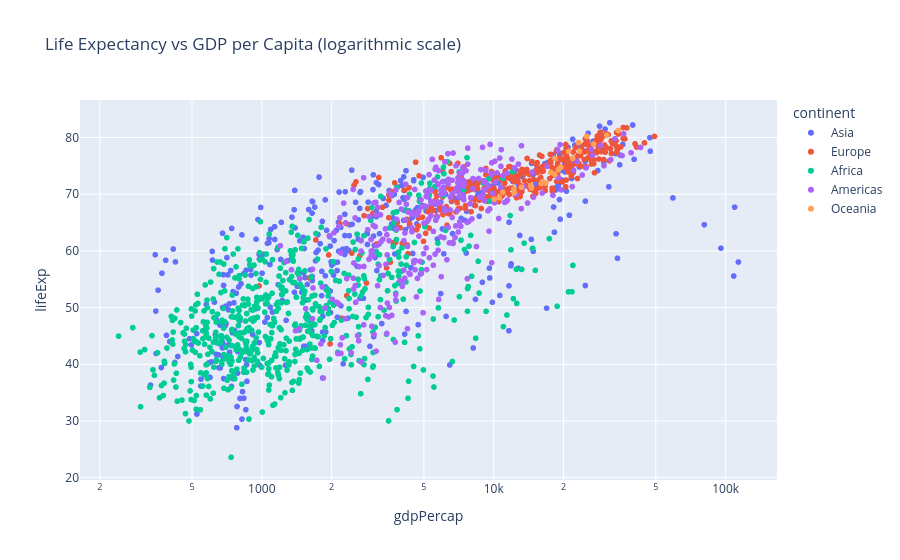

Notebook source saved alongside this figure:
### Code cell
fig = px.scatter(gapminder_df, x='gdpPercap', y='lifeExp', title='Life Expectancy vs GDP per Capita (logarithmic scale)', 
                 color='continent', log_x=True)
fig.show()

### Figure 1 — Plotly figure (JSON) as saved in the notebook; plotly's stock layout.template omitted (floating-point values rounded to 4 significant figures; data arrays with more than 128 entries replaced by an {"elided": "..."} marker saying what was removed)
{"data": [{"hovertemplate": "continent=Asia<br>gdpPercap=%{x}<br>lifeExp=%{y}<extra></extra>", "legendgroup": "Asia", "marker": {"color": "#636efa", "symbol": "circle"}, "mode": "markers", "name": "Asia", "showlegend": true, "type": "scattergl", "x": {"elided": "396 float values"}, "xaxis": "x", "y": {"elided": "396 float values"}, "yaxis": "y"}, {"hovertemplate": "continent=Europe<br>gdpPercap=%{x}<br>lifeExp=%{y}<extra></extra>", "legendgroup": "Europe", "marker": {"color": "#EF553B", "symbol": "circle"}, "mode": "markers", "name": "Europe", "showlegend": true, "type": "scattergl", "x": {"elided": "360 float values"}, "xaxis": "x", "y": {"elided": "360 float values"}, "yaxis": "y"}, {"hovertemplate": "continent=Africa<br>gdpPercap=%{x}<br>lifeExp=%{y}<extra></extra>", "legendgroup": "Africa", "marker": {"color": "#00cc96", "symbol": "circle"}, "mode": "markers", "name": "Africa", "showlegend": true, "type": "scattergl", "x": {"elided": "624 float values"}, "xaxis": "x", "y": {"elided": "624 float values"}, "yaxis": "y"}, {"hovertemplate": "continent=Americas<br>gdpPercap=%{x}<br>lifeExp=%{y}<extra></extra>", "legendgroup": "Americas", "marker": {"color": "#ab63fa", "symbol": "circle"}, "mode": "markers", "name": "Americas", "showlegend": true, "type": "scattergl", "x": {"elided": "300 float values"}, "xaxis": "x", "y": {"elided": "300 float values"}, "yaxis": "y"}, {"hovertemplate": "continent=Oceania<br>gdpPercap=%{x}<br>lifeExp=%{y}<extra></extra>", "legendgroup": "Oceania", "marker": {"color": "#FFA15A", "symbol": "circle"}, "mode": "markers", "name": "Oceania", "showlegend": true, "type": "scattergl", "x": [10040.0, 10950.0, 12220.0, 14530.0, 16790.0, 18330.0, 19480.0, 21890.0, 23420.0, 27000.0, 30690.0, 34440.0, 10560.0, 12250.0, 13180.0, 14460.0, 16050.0, 16230.0, 17630.0, 19010.0, 18360.0, 21050.0, 23190.0, 25190.0], "xaxis": "x", "y": [69.12, 70.33, 70.93, 71.1, 71.93, 73.49, 74.74, 76.32, 77.56, 78.83, 80.37, 81.23, 69.39, 70.26, 71.24, 71.52, 71.89, 72.22, 73.84, 74.32, 76.33, 77.55, 79.11, 80.2], "yaxis": "y"}], "layout": {"legend": {"title": {"text": "continent"}, "tracegroupgap": 0}, "title": {"text": "Life Expectancy vs GDP per Capita (logarithmic scale)"}, "xaxis": {"anchor": "y", "domain": [0, 1], "title": {"text": "gdpPercap"}, "type": "log"}, "yaxis": {"anchor": "x", "domain": [0, 1], "title": {"text": "lifeExp"}}}}
